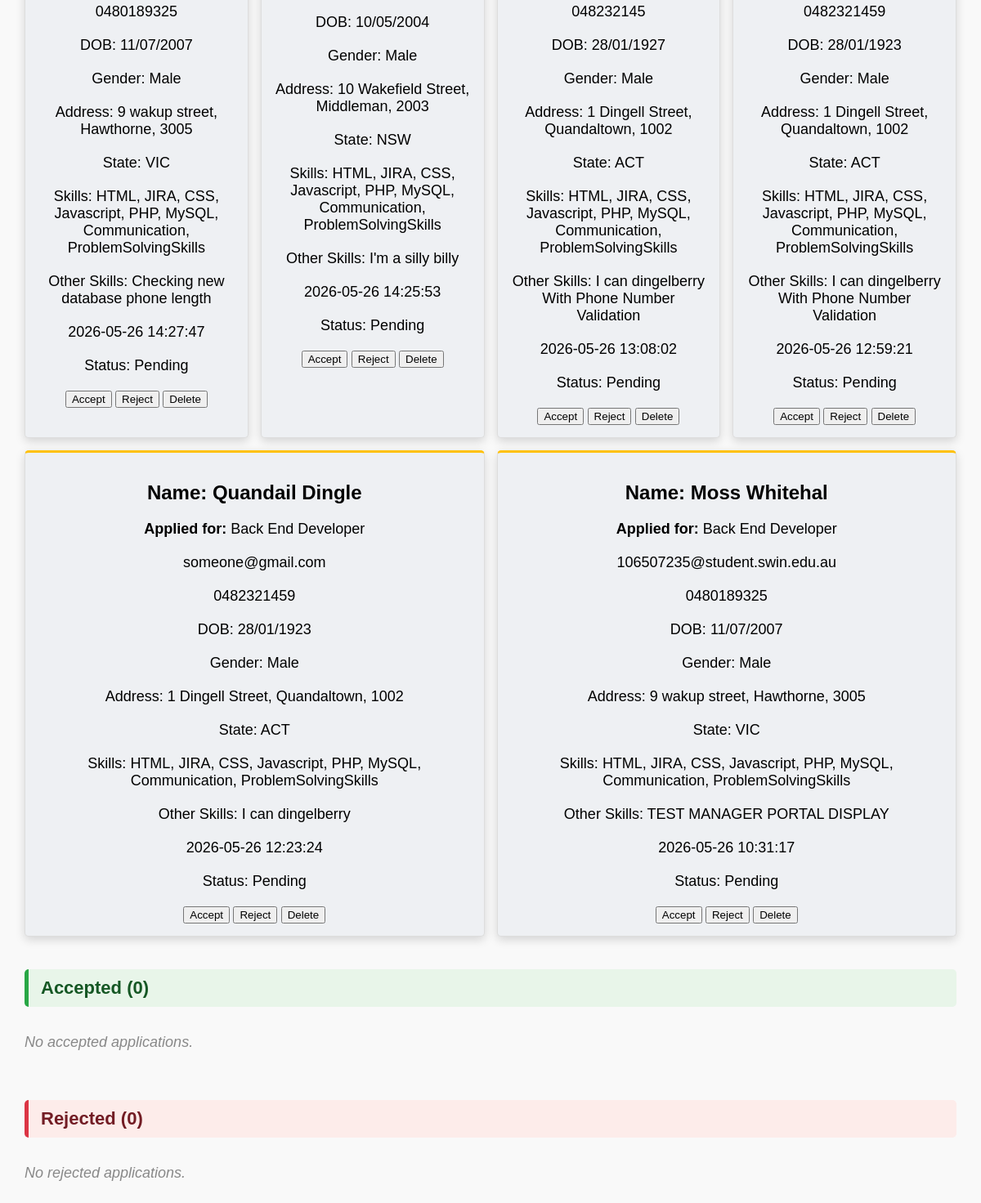
/manage.php?job=Back End Developer (signed in, lower part), run on an earlier commit of the app's database.
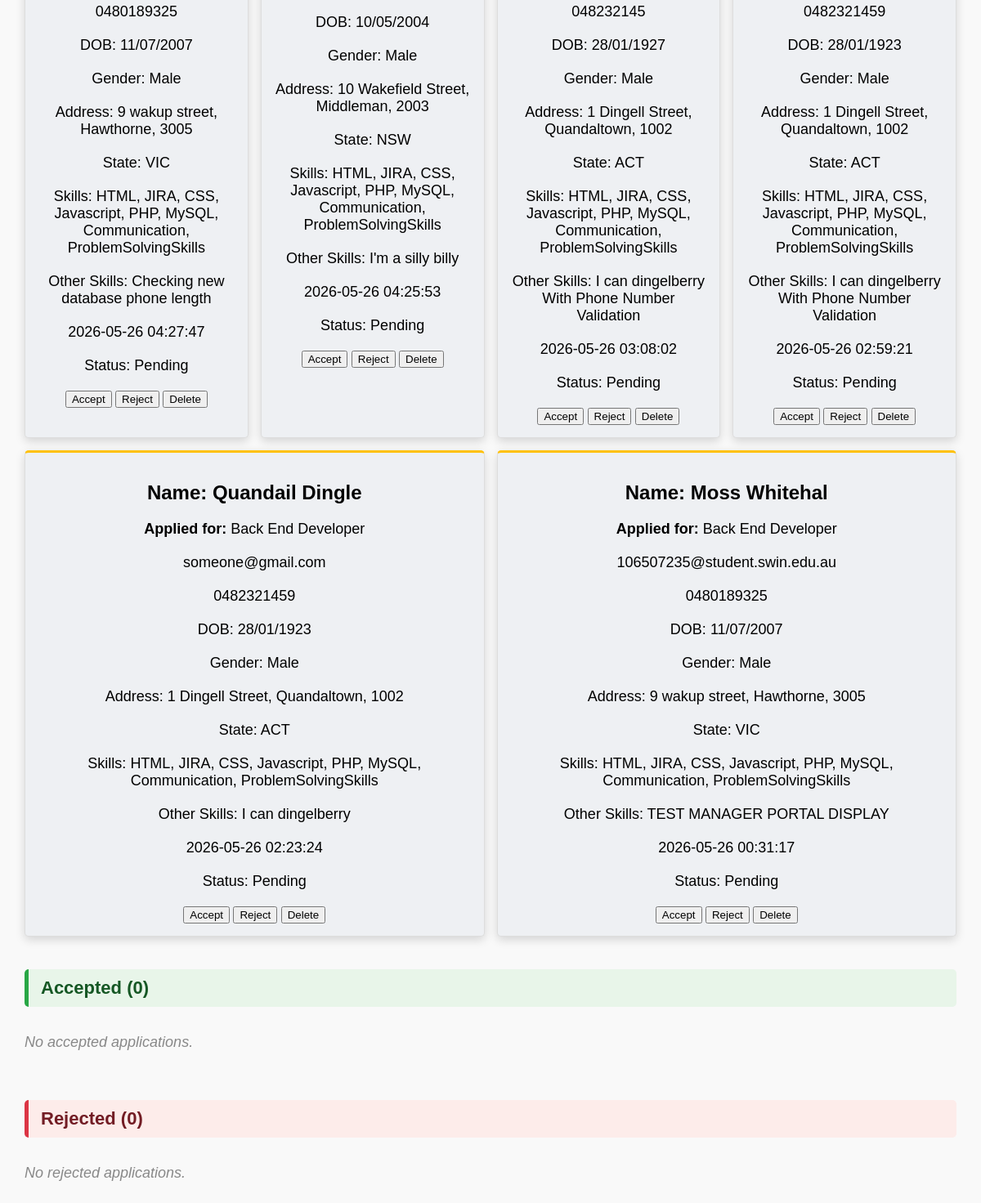
And on a later commit of the database.
### tables this page shows
CREATE TABLE IF NOT EXISTS `eoi` (
  `id` int(6) UNSIGNED NOT NULL AUTO_INCREMENT,
  `reference_number` int(5) NOT NULL,
  `fname` varchar(50) NOT NULL,
  `lname` varchar(50) NOT NULL,
  `dob` varchar(10) NOT NULL,
  `email` varchar(50) NOT NULL,
  `phone` varchar(12) NOT NULL,
  `gender` varchar(6) NOT NULL,
  `addr` text NOT NULL,
  `country_state` varchar(15) NOT NULL,
  `skills` varchar(100) NOT NULL,
  `other_skills` text DEFAULT NULL,
  `post_date` timestamp NULL DEFAULT current_timestamp(),
  `Status` int(11) NOT NULL DEFAULT 1,
  PRIMARY KEY (`id`)
);

### manage.php (the view, shortened to what this page needs)
<?php
include_once("settings_admin.php");
$conn = mysqli_connect($host, $user, $pwd, $sql_db);
$job_filter = $_GET['job'] ?? '';
$sort = $_GET['sort'] ?? '';
$sort_map = [
    'fname' => 'eoi.fname ASC',
    'lname' => 'eoi.lname ASC',
    'both' => 'eoi.fname ASC, eoi.lname ASC',
];
$order_by = isset($sort_map[$sort]) ? $sort_map[$sort] : 'eoi.post_date DESC';
if ($job_filter !== '') {
    $stmt = mysqli_prepare($conn, "SELECT eoi.* FROM eoi JOIN jobslisting ON eoi.reference_number = jobslisting.reference_number WHERE jobslisting.job_name = ? ORDER BY $order_by");
    mysqli_stmt_bind_param($stmt, 's', $job_filter);
    mysqli_stmt_execute($stmt);
    $applications = mysqli_stmt_get_result($stmt);
} else {
    $applications = mysqli_query($conn, "SELECT * FROM eoi ORDER BY $order_by");
}
$pending = [];
$accepted = [];
$rejected = [];
while ($row = mysqli_fetch_assoc($applications)) {
    $jobQuery = "SELECT job_name FROM jobslisting WHERE reference_number = " . $row['reference_number'];
    $jobResult = mysqli_query($conn, $jobQuery);
    $job = mysqli_fetch_assoc($jobResult);
    $row['job_name'] = $job ? $job['job_name'] : 'Unknown';
    if ($row['Status'] == 1)
        $pending[] = $row;
    else if ($row['Status'] == 2)
        $accepted[] = $row;
    else if ($row['Status'] == 3)
        $rejected[] = $row;
}
?>
<!DOCTYPE html>
<html lang="en">
<head>
    <link rel="stylesheet" href="style/manage.css">
</head>
<body>
    <div class="content-area">
        <div class="manager-portal">
            <br>
            <div class="status-section">
                <div class="applications-container">
                    <?php foreach ($pending as $row): ?>
                        <div class="application-card pending">
                            <h2>Name: <?php echo htmlspecialchars($row['fname']) . " " . htmlspecialchars($row['lname']); ?>
                            </h2>
                            <p><strong>Applied for:</strong> <?php echo htmlspecialchars($row['job_name']); ?></p>
                            <p><?php echo htmlspecialchars($row['email']); ?></p>
                            <p><?php echo htmlspecialchars($row['phone']); ?></p>
                            <p><?php echo "DOB: " . htmlspecialchars($row['dob']); ?></p>
                            <p><?php echo "Gender: " . htmlspecialchars($row['gender']); ?></p>
                            <p><?php echo "Address: " . htmlspecialchars($row['addr']); ?></p>
                            <p><?php echo "State: " . htmlspecialchars($row['country_state']); ?></p>
                            <p><?php echo "Skills: " . htmlspecialchars($row['skills']); ?></p>
                            <p><?php echo "Other Skills: " . htmlspecialchars($row['other_skills']); ?></p>
                            <p><?php echo htmlspecialchars($row['post_date']); ?></p>
                            <p class="status-pending">Status: Pending</p>
                            <form method="post" action="manage.php">
                                <button type="submit" name="action" value="accept" class="accept">Accept</button>
                                <button type="submit" name="action" value="reject" class="reject">Reject</button>
                                <button type="submit" name="action" value="delete" class="delete">Delete</button>
                            </form>
                        </div>
                    <?php endforeach; ?>
                </div>
            </div>
            <div class="status-section">
                <h2 class="section-heading accepted-heading">Accepted (<?php echo count($accepted); ?>)</h2>
                <div class="applications-container">
                    <?php if (empty($accepted)): ?>
                        <p class="no-applications">No accepted applications.</p>
                    <?php endif; ?>
                </div>
            </div>
            <div class="status-section">
                <h2 class="section-heading rejected-heading">Rejected (<?php echo count($rejected); ?>)</h2>
                <div class="applications-container">
                    <?php if (empty($rejected)): ?>
                        <p class="no-applications">No rejected applications.</p>
                    <?php endif; ?>
                </div>
            </div>
        </div>
    </div>
</body>
</html>

What changed in the data, as far as the page shows it:
changed eoi "Checking new database phone length": post_date "2026-05-26 14:27:47" → "2026-05-26 04:27:47"
changed eoi "10 Wakefield Street, Middleman, 2003": post_date "2026-05-26 14:25:53" → "2026-05-26 04:25:53"
changed eoi (number 3 of 6 on the later page): post_date "2026-05-26 13:08:02" → "2026-05-26 03:08:02"
changed eoi (number 4 of 6 on the later page): post_date "2026-05-26 12:59:21" → "2026-05-26 02:59:21"
changed eoi "Quandail": post_date "2026-05-26 12:23:24" → "2026-05-26 02:23:24"
changed eoi "Moss": post_date "2026-05-26 10:31:17" → "2026-05-26 00:31:17"
